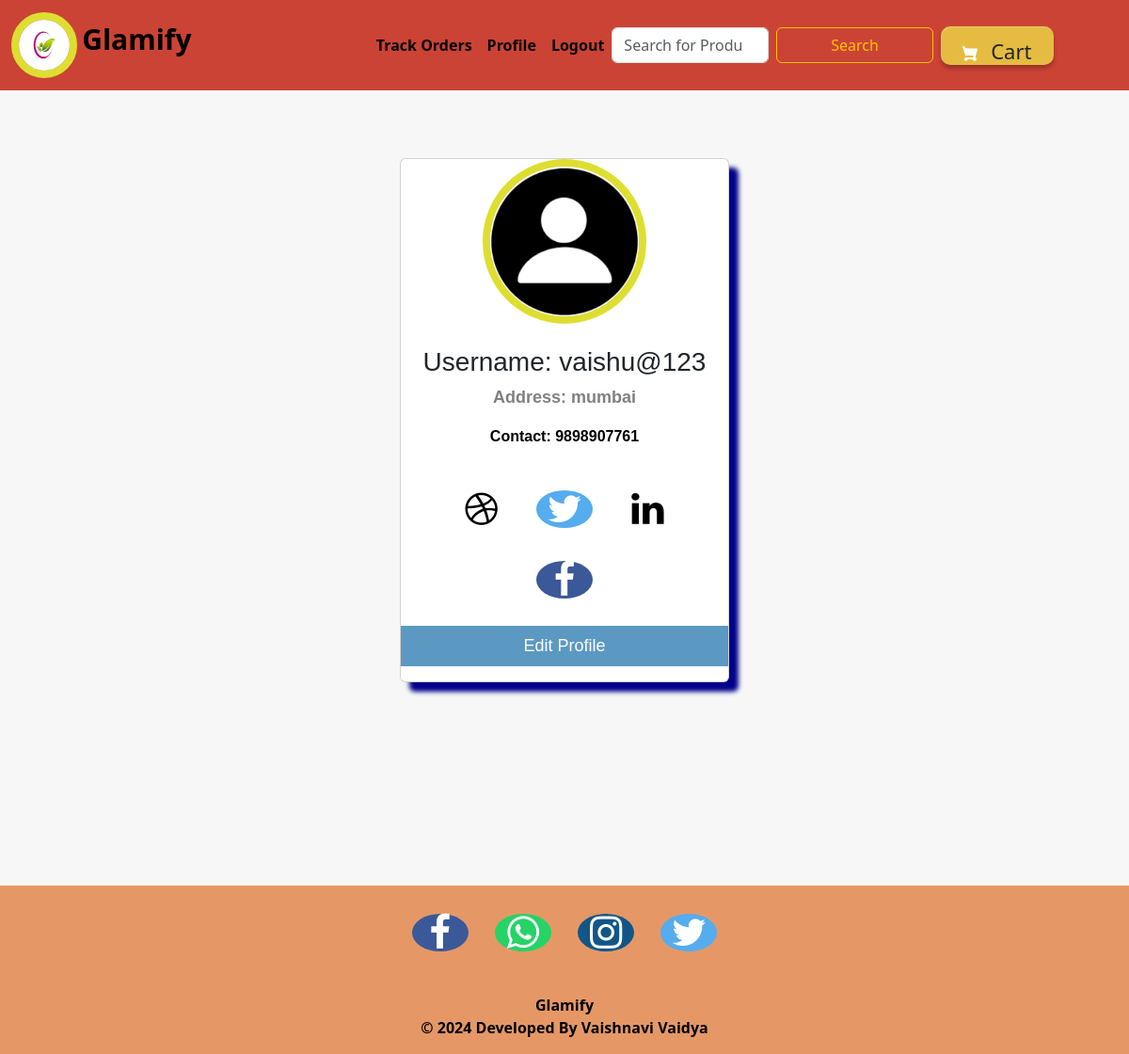
The app's page /my-profile (signed in) with its own data.
### ecom/models.py (models this page shows, shortened)
class Customer(models.Model):
    user=models.OneToOneField(User,on_delete=models.CASCADE)
    profile_pic= models.ImageField(upload_to='profile_pic/CustomerProfilePic/',null=True,blank=True)
    address = models.CharField(max_length=40)
    mobile = models.CharField(max_length=10,null=False)

### ecom/views.py (the view)
# urls.py: path('my-profile', views.my_profile_view,name='my-profile'),
@login_required(login_url='customerlogin')
@user_passes_test(is_customer)
def my_profile_view(request):
    customer=models.Customer.objects.get(user_id=request.user.id)
    return render(request,'ecom/my_profile.html',{'customer':customer})

### ecom/views.py (called while the page is built)
def is_customer(user):
    return user.groups.filter(name='CUSTOMER').exists()

### templates/ecom/my_profile.html (shortened to what this page needs)
{% extends 'ecom/customer_base.html' %}
{% load static %}
{% block content %}
<br><br><br>
<div class="card">
  <center><img src="{% static customer.profile_pic.url %}" alt="profile pic" style="width:50% ; border-radius:50%"></center><br>
  <h3>Username: {{request.user}}</h3>
  <p class="title">Address: {{customer.address}} </p>
  <p>Contact: {{customer.mobile}}</p>
  <div style="margin: 24px 0;">
    <a href="#"><i class="fa fa-dribbble"></i></a>
    <a href="#"><i class="fa fa-twitter"></i></a>
    <a href="#"><i class="fa fa-linkedin"></i></a>
    <a href="#"><i class="fa fa-facebook"></i></a>
  </div>
  <p> <a href="/edit-profile"><button>Edit Profile</button></a></p>
</div>
<br><br><br><br><br><br>
{% endblock content %}

### templates/ecom/customer_base.html (style rules this page uses)
img { border: 8px solid #dede31; }
.fa { font-size: 40px; width: 60px; text-align: center; text-decoration: none; margin: 5px 12px; border-radius: 50%; }
.fa-facebook { background: #3B5998; color: white; margin-top: 30px; }
.fa-twitter { background: #55ACEE; color: white; }
p { text-align: center; color:black; font-weight:bolder; }

### templates/ecom/my_profile.html (style rules this page uses)
body { background-color:#f7f7f7; }
.card { box-shadow: 10px 10px 5px darkblue; max-width: 350px; margin: auto; text-align: center; font-family: arial; }
.title { color: grey; font-size: 18px; }
button { border: none; outline: 0; display: inline-block; padding: 8px; color: white; background-color: #5B99C2; text-align: center; cursor: pointer; width: 100%; font-size: 18px; }
a { text-decoration: none; font-size: 22px; color: black; }

### records on screen
Customer: profile_pic (picture), address "mumbai", mobile "9898907761"

### other values on screen
{{ request.user }} "vaishu@123"
